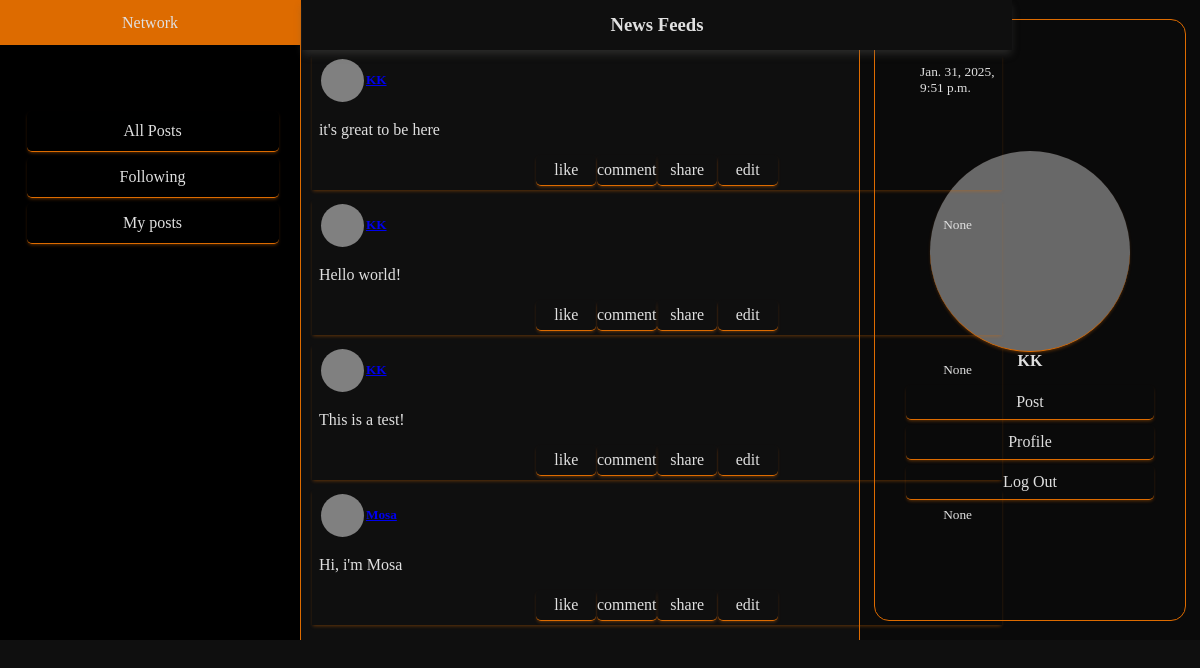
/ (signed in), run on the app's committed database.
### network/models.py (models this page shows, shortened)
class User(AbstractUser):
    pass

class Post(models.Model):
    poster = models.ForeignKey(User, on_delete=models.CASCADE, related_name="user")
    content = models.CharField(max_length=800)
    timestamp = models.DateTimeField(auto_now_add=False)

### network/views.py (the view)
# urls.py: path("", views.index, name="index"),
def index(request):
    allPosts = Post.objects.all()
    sortedPosts = allPosts.order_by('timestamp')
    return render(request, "network/index.html",{"allPosts":sortedPosts})

### network/templates/network/index.html (shortened to what this page needs)
{% extends "network/layout.html" %}
{% block body %}
<div class="feed-container">
    <div class="feeds-heading">
        <h3 class="feeds-title">News Feeds</h3>
    </div>
    {% for post in allPosts %}
        <div class="post-container">
            <div class="post-header">
                <a href="{% url 'profile' poster=post.poster.id %}" class="poster-container">
                    <div class="poster-img"></div>
                    <div class="poster-name"><h5>{{post.poster}}</h5></div>
                </a>
                <div class="post-time"><small>{{post.timestamp}}</small></div>
            </div>
            <div class="post-body">
                <p class="post-content">{{post.content}}</p>
            </div>
            {% if user.is_authenticated %}
            <div class="post-footer">
                <div class="likes like-button" data-id="{{post.id}}">
                    like
                </div>
                <div class="comment">comment</div>
                <div class="share">share</div>
                <div class="edit">edit</div>
            </div>
            {% endif %}
        </div>
    {% endfor %}
</div>
{% endblock %}

### network/templates/network/layout.html (shortened to what this page needs)
{% load static %}
<!DOCTYPE html>
<html lang="en">
    <head>
        <link href="{% static 'network/styles.css' %}" rel="stylesheet">
    </head>
    <body>
        <nav class="navbar navbar-expand-lg navbar-light bg-light">
            <a class="navbar-brand" href="#">Network</a>
            <div class="user-nav-bar">
              <ul class="navbar-nav mr-auto">
                <li class="nav-item">
                  <a class="nav-link" href="{% url 'index' %}">All Posts</a>
                </li>
                {% if user.is_authenticated %}
                    <li class="nav-item">
                        <a class="nav-link" href="{% url 'following' %}">Following</a>
                    </li>
                    <li class="nav-item">
                        <a class="nav-link" href="#">My posts</a>
                    </li>
                {% endif %}
              </ul>
            </div>
        </nav>
        <div class="user-panel">
            <div class="user-container">
                {% if user.is_authenticated %}
                    <div class="user-img-name-container">
                        <div class="user-img"></div>
                            <div class="user-name"><strong>{{ user.username }}</strong></div>
                    </div>
                {% endif %}
                <div class="user-actions">
                    {% if user.is_authenticated %}
                        <a class="action nav-item" id="write-post" href="">Post</a>
                        <a href="{% url 'profile' poster=user.id %}" class="action nav-item">Profile</a>
                        <a class="action nav-item" href="{% url 'logout' %}">Log Out</a>
                    {% else %}
                    <a class="action nav-item" href="{% url 'login' %}">Log In</a>
                    <a class="action nav-item" href="{% url 'register' %}">Register</a>
                    {% endif %}
                </div>
            </div>
        </div>
    <div class="feed-container"></div>
        <div class="body">
            {% block body %}
            {% endblock %}
        </div>
    </body>
</html>

### network/static/network/styles.css (style rules this page uses)
:root { --text-color: rgb(224, 224, 224); --brand-color: rgb(221, 107, 0); --border-color: 1px solid rgb(221, 107, 0); --box-shadow: 0 2px 3.5px -1px rgba(221, 107, 0, 0.4); --box-shadow-hover: 0 -2px 10px -1px rgba(201, 201, 201, 0.4); --background-color: rgb(10, 10, 10); --background-color-lite: rgb(15, 15, 15); --background-color-selected: rgb(24, 24, 24); }
html { overflow-y: auto; }
body { background-color: var(--background-color-lite); color: var(--text-color); overflow-x: scroll; }
.nav-link, .navbar-brand { color: var(--text-color); text-decoration: none; }
.navbar { position: fixed; top: 0; left: 0; height: 640px; width: 300px; border-right: var(--border-color); background-color: black; }
.navbar-brand { position: absolute; top: 0; left: 0; width: 100%; height: 45px; display: flex; align-items: center; text-align: center; justify-content: center; color: var(--text-color); background-color: var(--brand-color); }
.user-nav-bar, .navbar-nav { position: relative; top: 45px; width: 280px; height: auto; display: flex; align-items: center; justify-content: center; flex-direction: column; margin-right: 15px; }
.nav-item { position: relative; width: 90%; height: 40px; display: flex; align-items: center; justify-content: center; color: var(--text-color); border-bottom: var(--border-color); box-shadow: var(--box-shadow); border-radius: 5px; margin-top: 5px; }
.feed-container, .login-container, .register-container, .profile-container { position: absolute; top: 0; left: 302px; height: 638px; width: 710px; padding-bottom: 50px; padding-top: 50px; display: flex; align-items: center; flex-direction: column; }
.feeds-heading { position: fixed; top: 0px; left: 302px; width: 710px; height: 50px; display: flex; align-items: center; justify-content: center; background-color: var(--background-color-lite); box-shadow: 0 5px 8px -1px rgba(87, 87, 86, 0.4); z-index: 1; }
.post-container, .login-form, .register-form, .user-details { position: relative; width: 690px; height: auto; margin-top: 5px; margin-bottom: 5px; display: flex; justify-content: center; align-items: center; flex-direction: column; box-shadow: var(--box-shadow); transition: background-color 0.5s ease, box-shadow 0.3s ease, border-bottom 0.8s ease; }
.post-header, .post-body, .post-footer { position: relative; width: 98%; height: 50px; }
.post-header, .post-footer { display: flex; flex-direction: row; justify-content: space-between; }
.post-body { min-height: 45px; max-height: auto; }
.post-footer { height: 35px; width: 35%; }
.poster-container { position: relative; justify-self: baseline; align-items: center; width: auto; height: inherit; display: flex; flex-direction: row; }
.poster-img { position: relative; height: 43px; width: 43px; margin: 2px; border-radius: 50%; background-color: gray; }
.post-time { position: relative; width: 75px; height: inherit; display: flex; align-items: center; justify-content: center; }
.likes, .comment, .share, .edit { height: 30px; width: 60px; display: flex; align-items: center; justify-content: center; border-bottom: var(--border-color); box-shadow: var(--box-shadow); border-radius: 5px; }
.user-panel { position: fixed; top: 0px; right: 0; width: 340px; height: 640px; display: flex; align-items: center; justify-content: center; border-left: var(--border-color); background-color: var(--background-color); }
.user-container { position: relative; width: 310px; height: 600px; display: flex; align-items: center; justify-content: center; flex-direction: column; border: var(--border-color); border-radius: 15px; }
.user-img-name-container, .user-actions, .user-info { position: relative; width: 100%; height: 40%; display: flex; justify-self: start; align-items: center; justify-content: center; flex-direction: column; }
.user-actions { height: 20%; }
.user-img { position: relative; width: 200px; height: 200px; border-radius: 50%; background-color: rgba(128, 128, 128, 0.8); border-bottom: var(--border-color); box-shadow: var(--box-shadow) }
.action { text-decoration: none; color: var(--text-color); width: 80%; margin-top: 5px; border-bottom: var(--border-color); box-shadow: var(--box-shadow); border-radius: 5px; }

### data on the page
User: username "KK"
Post: timestamp "Jan. 31, 2025, 9:51 p.m.", content "it's great to be here"
Post: timestamp "None", content "Hello world!"
Post: timestamp "None", content "This is a test!"
Post: timestamp "None", content "Hi, i'm Mosa"
